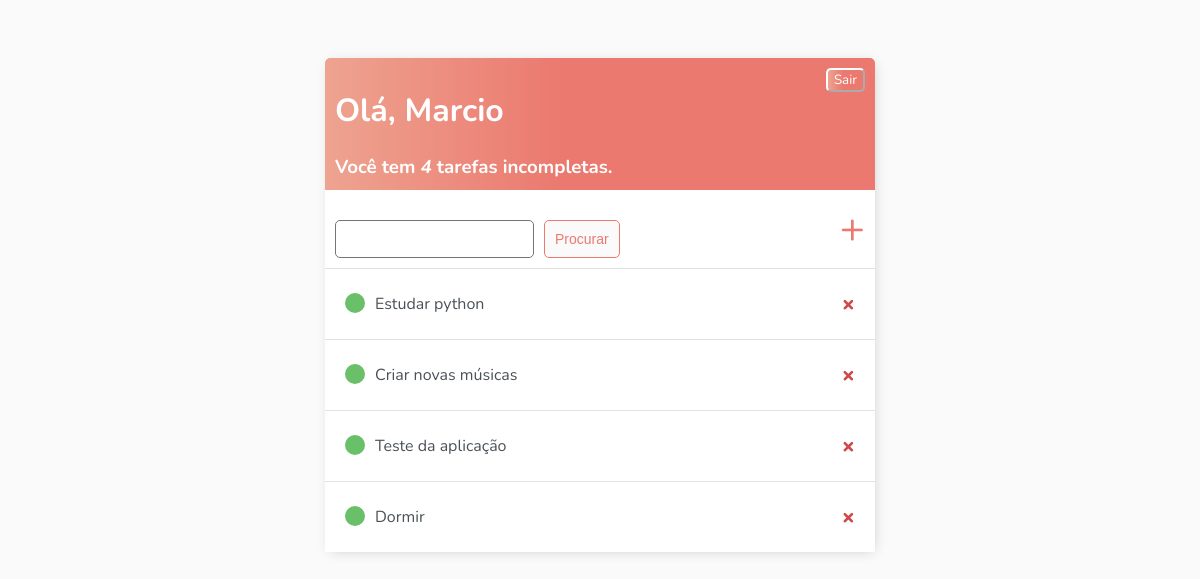
The app's page / (signed in), older data.
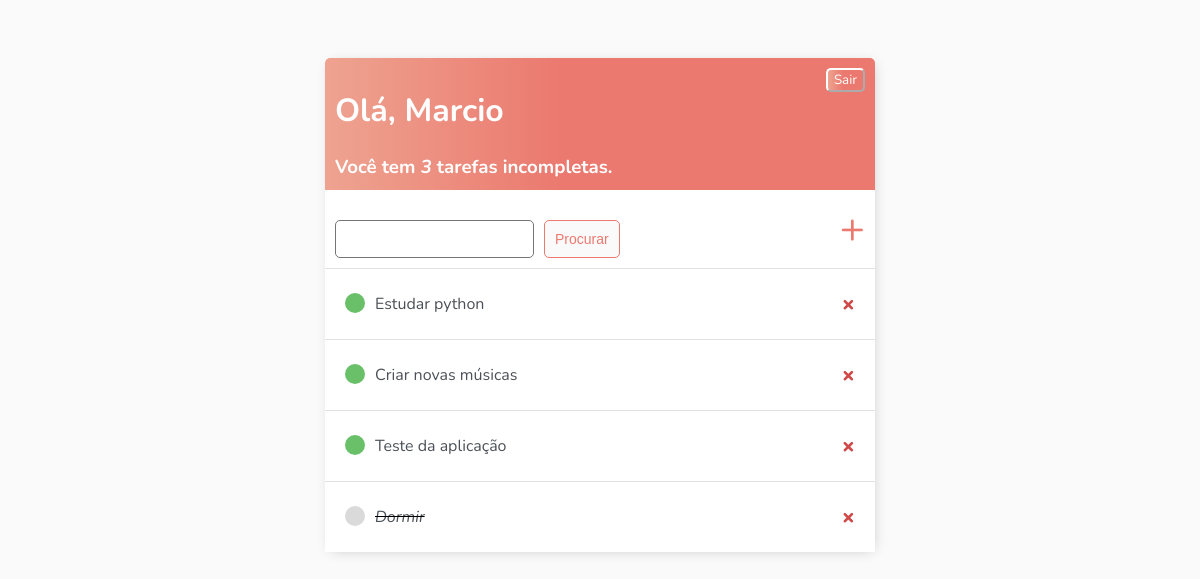
The same page, newer data.
### base/models.py (models this page shows)
class Tarefa(models.Model):
    usuario = models.ForeignKey(
        User,
        on_delete=models.CASCADE,  # A propriedade CASCADE vai fazer com que task seja apagada, quando o usuário for apagado.
        null=True,
        blank=True,
    )
    titulo = models.CharField(
        max_length=200,
    )
    descricao= models.TextField(
        null=True,
        blank=True,
    )
    completo = models.BooleanField(
        default=False
    )
    criado_em = models.DateTimeField(
        auto_now_add=True
    )
    def __str__(self):
        return self.titulo
    class Meta:
        ordering = ['completo']

### base/views.py (the view)
# urls.py: path('', Lista_tarefas.as_view(), name='tarefas'),
class Lista_tarefas(LoginRequiredMixin, ListView):
    model = Tarefa
    context_object_name = 'tarefas'  # Mudando o nome dado pelo django de "object_list" para "tarefas".
    template_name = 'base/lista_tarefas.html' # Comando para mudar o sufixo criado pelo django do template. Por padrão o django cria "nome_que_vc_deu_list.html"
    def get_context_data(self, **kwargs):  # Esta função restringe o acesso à lista de tarefas pela lista do usuário logado, impedindo que ele acesse a lista de um outro usuário.
        context = super().get_context_data(**kwargs)
        context['tarefas'] = context['tarefas'].filter(usuario=self.request.user) # atenção no argumento de filter! usuario é o campo do models.py e user é comando do django!
        context['count'] = context['tarefas'].filter(completo=False).count()
        search_input = self.request.GET.get('search-area') or '' # search-area é o nome colocado no html, como se fosse um "getById() no JS".
        if search_input:
            context['tarefas'] = context['tarefas'].filter(titulo__icontains=search_input)
        context['search_input'] = search_input
        return context

### base/templates/base/lista_tarefas.html (shortened to what this page needs)
{% extends "base/main.html" %}
{% block content %}
<div class="header-bar">
    <div>
        <h1>Olá, {{request.user|title}}</h1>
        <h3 style="margin: 0">Você tem <i>{{count}}</i> tarefa{{ count|pluralize:"s" }} incompleta{{ count|pluralize:"s" }}.</h3>
    </div>
    {% if request.user.is_authenticated %}
    <form method="post"  action="{% url 'logout' %}">
        <button class="sair-tasklist">
            Sair
        </button>
    </form>
    {% endif %}
</div>
<div id="search-add-wrapper">
    <form method="GET" style="margin-top: 20px; display:flex;">
        <input style="margin-right: 10px" type="text" name="search-area" value="{{search_input}}">
        <input class="button"  type="submit" value="Procurar">
    </form>
    <a id="add-link" href="{% url 'criar-tarefa' %}">&#x2b;</a>
</div>
<div class="task-items-wrapper">
    {% for tarefa in tarefas %}
        <div class="task-wrapper">
            {% if tarefa.completo %}
                <div class="task-title">
                    <div class="task-complete-icon"></div>
                    <i><s><a href="{% url 'editar-tarefa' tarefa.id %}">{{ tarefa }}</a></s></i>
                </div>
                <a class="delete-link" href="{% url 'deletar-tarefa' tarefa.id %}">&#215;</a>
            {% else %}
            <div class="task-title">
                <div class="task-incomplete-icon"></div>
                <a href="{% url 'editar-tarefa' tarefa.id %}">{{ tarefa }}</a>
            </div>
            <a class="delete-link" href="{% url 'deletar-tarefa' tarefa.id %}">&#215;</a>
            {% endif %}
        </div>
    {% empty %}
    <h3>Sem tarefas na lista</h3>
    {% endfor %}
</div>
{% endblock content %}

### base/templates/base/main.html (shortened to what this page needs)
<!DOCTYPE html>
<html lang="pt-br">
<head>
</head>
<body>
    <div class="container">
        {% block content %}
        {% endblock content %}
    </div>
</body>
</html>

### base/templates/base/main.html (style rules this page uses)
body { background-color: #fafafa; font-family: "Nunito", sans-serif; padding-top: 50px; }
a, p { color: #4b5156; }
.sair-tasklist { color: #fff; font-family: "Nunito", sans-serif; background: linear-gradient(90deg, #EEA390 0%, #EB796F 43%, #EB796F 100%); border-radius: 5px 5px 5px 5px; border-color: #fff; }
.container { max-width: 550px; margin: auto; background-color: #fff; -webkit-box-shadow: 2px 2px 13px -4px rgba(0,0,0,0.21); box-shadow: 2px 2px 13px -4px rgba(0,0,0,0.21) }
.header-bar { display: flex; justify-content: space-between; color: #fff; padding: 10px; border-radius: 5px 5px 0 0; background: linear-gradient(90deg, #EEA390 0%, #EB796F 43%, #EB796F 100%); }
.task-wrapper { display: flex; align-items: center; justify-content: space-between; padding: 20px; background-color: #fff; border-top: 1px solid rgba(226, 226, 226); }
.task-title { display: flex; }
.task-title a { text-decoration: none; color: #4b5156; margin-left: 10px; }
.task-complete-icon { height: 20px; width: 20px; background-color: rgb(218, 218, 218); border-radius: 50%; }
.task-incomplete-icon { height: 20px; width: 20px; background-color: rgb(105, 192, 105); border-radius: 50%; }
.delete-link { text-decoration: none; font-weight: 900; color: #cf4949; font-size: 22px; line-heith: 0; }
#search-add-wrapper { display: flex; justify-content: space-between; align-items: center; padding: 10px; }
#add-link { color: #EB796F; text-decoration: none; font-size: 42px; text-shadow: 1px 1px #1413b; }
input[type=text], input[type=password], textarea { border: 1px solid #757575; border-radius: 5px; padding: 10px; width: 90%; }
.button { border: 1px solid #EB796F; background-color: #FAFAFA; color: #EB796F; padding: 10px; font-size: 14px; border-radius: 5px; cursor: pointer; text-decoration: none; }

Row changes from the older to the newer data that the page shows:
changed Tarefa "Dormir": completo False → True (drawn)
Text that changed along with them:
{{ count }}: "4" → "3"
